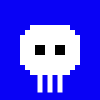
Frame 1 (no input)
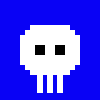
Frame 60 (the mouse pressed at the canvas centre just before this capture)
Frame 120 (the mouse held since frame 60 and released just before this capture): identical to frame 60, image omitted

The Processing sketch that drew these frames (run headless with seeded random() and noise(); from frame 60 on, the mouse is pressed at the canvas centre):

// Processing sketch: alien
// ── alien.pde
void setup () {
  background (#0902F5);
}

void draw () {
  fill(255);
  rectMode(CENTER);
  noStroke();
  rect(50, 50, 60, 30);
  rect(50, 50, 50, 40);
  rect(50, 50, 40, 50);
  rect(40, 75, 5, 35);
  rect(60, 75, 5, 35);
  rect(50, 75, 5, 35);
  fill(0);
  rect(40,50,10,10);
  rect(60,50,10,10);
}
